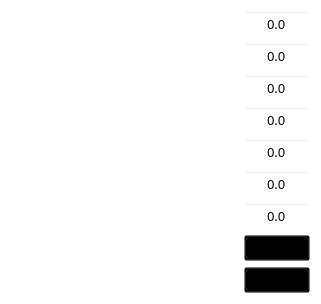
              <widget class="QWidget" name="widget_27" native="true">
               <property name="geometry">
                <rect>
                 <x>30</x>
                 <y>90</y>
                 <width>321</width>
                 <height>291</height>
                </rect>
               </property>
               <property name="styleSheet">
                <string notr="true">background-color:transparent;</string>
               </property>
               <layout class="QGridLayout" name="gridLayout_28">
                <item row="20" column="2" colspan="2">
                 <widget class="QComboBox" name="comboBox_15">
                  <property name="font">
                   <font>
                    <family>黑体</family>
                    <pointsize>10</pointsize>
                   </font>
                  </property>
                  <property name="styleSheet">
                   <string notr="true">background-color:transparent;</string>
                  </property>
                  <item>
                   <property name="text">
                    <string>断开</string>
                   </property>
                  </item>
                  <item>
                   <property name="text">
                    <string>连接</string>
                   </property>
                  </item>
                 </widget>
                </item>
                <item row="17" column="0">
                 <spacer name="verticalSpacer_143">
                  <property name="orientation">
                   <enum>Qt::Vertical</enum>
                  </property>
                  <property name="sizeHint" stdset="0">
                   <size>
                    <width>221</width>
                    <height>13</height>
                   </size>
                  </property>
                 </spacer>
                </item>
                <item row="12" column="0" colspan="2">
                 <widget class="QLabel" name="label_158">
                  <property name="font">
                   <font>
                    <family>黑体</family>
                    <pointsize>10</pointsize>
                   </font>
                  </property>
                  <property name="styleSheet">
                   <string notr="true">background-color:transparent;</string>
                  </property>
                  <property name="text">
                   <string>&lt;html&gt;&lt;head/&gt;&lt;body&gt;&lt;p&gt;&lt;span style=&quot; color:#ffffff;&quot;&gt;最高单体SOC（%）：&lt;/span&gt;&lt;/p&gt;&lt;/body&gt;&lt;/html&gt;</string>
                  </property>
                 </widget>
                </item>
                <item row="18" column="0" colspan="2">
                 <widget class="QLabel" name="label_159">
                  <property name="font">
                   <font>
                    <family>黑体</family>
                    <pointsize>10</pointsize>
                   </font>
                  </property>
                  <property name="styleSheet">
                   <string notr="true">background-color:transparent;</string>
                  </property>
                  <property name="text">
                   <string>&lt;html&gt;&lt;head/&gt;&lt;body&gt;&lt;p&gt;&lt;span style=&quot; color:#ffffff;&quot;&gt;电池充电允许：&lt;/span&gt;&lt;/p&gt;&lt;/body&gt;&lt;/html&gt;</string>
                  </property>
                 </widget>
                </item>
                <item row="20" column="0" colspan="2">
                 <widget class="QLabel" name="label_160">
                  <property name="font">
                   <font>
                    <family>黑体</family>
                    <pointsize>10</pointsize>
                   </font>
                  </property>
                  <property name="styleSheet">
                   <string notr="true">background-color:transparent;</string>
                  </property>
                  <property name="text">
                   <string>&lt;html&gt;&lt;head/&gt;&lt;body&gt;&lt;p&gt;&lt;span style=&quot; color:#ffffff;&quot;&gt;主接触器状态：&lt;/span&gt;&lt;/p&gt;&lt;/body&gt;&lt;/html&gt;</string>
                  </property>
                 </widget>
                </item>
                <item row="13" column="0">
                 <spacer name="verticalSpacer_144">
                  <property name="orientation">
                   <enum>Qt::Vertical</enum>
                  </property>
                  <property name="sizeHint" stdset="0">
                   <size>
                    <width>221</width>
                    <height>13</height>
                   </size>
                  </property>
                 </spacer>
                </item>
                <item row="9" column="0" colspan="2">
                 <widget class="QLabel" name="label_161">
                  <property name="font">
                   <font>
                    <family>黑体</family>
                    <pointsize>10</pointsize>
                   </font>
                  </property>
                  <property name="styleSheet">
                   <string notr="true">background-color:transparent;</string>
                  </property>
                  <property name="text">
                   <string>&lt;html&gt;&lt;head/&gt;&lt;body&gt;&lt;p&gt;&lt;span style=&quot; color:#ffffff;&quot;&gt;最高单体温度（℃）：&lt;/span&gt;&lt;/p&gt;&lt;/body&gt;&lt;/html&gt;</string>
                  </property>
                 </widget>
                </item>
                <item row="14" column="2" colspan="2">
                 <widget class="QLineEdit" name="lineEdit_131">
                  <property name="sizePolicy">
                   <sizepolicy hsizetype="Expanding" vsizetype="Expanding">
                    <horstretch>0</horstretch>
                    <verstretch>0</verstretch>
                   </sizepolicy>
                  </property>
                  <property name="font">
                   <font>
                    <family>黑体</family>
                    <pointsize>10</pointsize>
                   </font>
                  </property>
                  <property name="styleSheet">
                   <string notr="true">background-color:transparent;</string>
                  </property>
                  <property name="text">
                   <string>0.0</string>
                  </property>
                  <property name="alignment">
                   <set>Qt::AlignCenter</set>
                  </property>
                 </widget>
                </item>
                <item row="16" column="0" colspan="2">
                 <widget class="QLabel" name="label_195">
                  <property name="font">
                   <font>
                    <family>黑体</family>
                    <pointsize>10</pointsize>
                   </font>
                  </property>
                  <property name="styleSheet">
                   <string notr="true">background-color:transparent;</string>
                  </property>
                  <property name="text">
                   <string>&lt;html&gt;&lt;head/&gt;&lt;body&gt;&lt;p&gt;&lt;span style=&quot; color:#ffffff;&quot;&gt;最大充电功率（KW）：&lt;/span&gt;&lt;/p&gt;&lt;/body&gt;&lt;/html&gt;</string>
                  </property>
                 </widget>
                </item>
                <item row="18" column="2" colspan="2">
                 <widget class="QComboBox" name="comboBox_16">
                  <property name="font">
                   <font>
                    <family>黑体</family>
                    <pointsize>10</pointsize>
                   </font>
                  </property>
                  <property name="styleSheet">
                   <string notr="true">background-color:transparent;</string>
                  </property>
                  <item>
                   <property name="text">
                    <string>否</string>
                   </property>
                  </item>
                  <item>
                   <property name="text">
                    <string>是</string>
                   </property>
                  </item>
                 </widget>
                </item>
                <item row="12" column="2" colspan="2">
                 <widget class="QLineEdit" name="lineEdit_132">
                  <property name="sizePolicy">
                   <sizepolicy hsizetype="Expanding" vsizetype="Expanding">
                    <horstretch>0</horstretch>
                    <verstretch>0</verstretch>
                   </sizepolicy>
                  </property>
                  <property name="font">
                   <font>
                    <family>黑体</family>
                    <pointsize>10</pointsize>
                   </font>
                  </property>
                  <property name="styleSheet">
                   <string notr="true">background-color:transparent;</string>
                  </property>
                  <property name="text">
                   <string>0.0</string>
                  </property>
                  <property name="alignment">
                   <set>Qt::AlignCenter</set>
                  </property>
                 </widget>
                </item>
                <item row="0" column="0" colspan="2">
                 <widget class="QLabel" name="label_162">
                  <property name="font">
                   <font>
                    <family>黑体</family>
                    <pointsize>10</pointsize>
                   </font>
                  </property>
                  <property name="styleSheet">
                   <string notr="true">background-color:transparent;
</string>
                  </property>
                  <property name="text">
                   <string>&lt;html&gt;&lt;head/&gt;&lt;body&gt;&lt;p&gt;&lt;span style=&quot; color:#ffffff;&quot;&gt;电池簇总电压（V）：&lt;/span&gt;&lt;/p&gt;&lt;/body&gt;&lt;/html&gt;</string>
                  </property>
                 </widget>
                </item>
                <item row="14" column="0" colspan="2">
                 <widget class="QLabel" name="label_163">
                  <property name="font">
                   <font>
                    <family>黑体</family>
                    <pointsize>10</pointsize>
                   </font>
                  </property>
                  <property name="styleSheet">
                   <string notr="true">background-color:transparent;</string>
                  </property>
                  <property name="text">
                   <string>&lt;html&gt;&lt;head/&gt;&lt;body&gt;&lt;p&gt;&lt;span style=&quot; color:#ffffff;&quot;&gt;最大充电电流（A）：&lt;/span&gt;&lt;/p&gt;&lt;/body&gt;&lt;/html&gt;</string>
                  </property>
                 </widget>
                </item>
                <item row="3" column="0" colspan="2">
                 <widget class="QLabel" name="label_164">
                  <property name="font">
                   <font>
                    <family>黑体</family>
                    <pointsize>10</pointsize>
                   </font>
                  </property>
                  <property name="styleSheet">
                   <string notr="true">background-color:transparent;</string>
                  </property>
                  <property name="text">
                   <string>&lt;html&gt;&lt;head/&gt;&lt;body&gt;&lt;p&gt;&lt;span style=&quot; color:#ffffff;&quot;&gt;电池簇SOC（%）：&lt;/span&gt;&lt;/p&gt;&lt;/body&gt;&lt;/html&gt;</string>
                  </property>
                 </widget>
                </item>
                <item row="8" column="0">
                 <spacer name="verticalSpacer_145">
                  <property name="orientation">
                   <enum>Qt::Vertical</enum>
                  </property>
                  <property name="sizeHint" stdset="0">
                   <size>
                    <width>221</width>
                    <height>13</height>
                   </size>
                  </property>
                 </spacer>
                </item>
                <item row="6" column="0" colspan="2">
                 <widget class="QLabel" name="label_165">
                  <property name="font">
                   <font>
                    <family>黑体</family>
                    <pointsize>10</pointsize>
                   </font>
                  </property>
                  <property name="styleSheet">
                   <string notr="true">background-color:transparent;</string>
                  </property>
                  <property name="text">
                   <string>&lt;html&gt;&lt;head/&gt;&lt;body&gt;&lt;p&gt;&lt;span style=&quot; color:#ffffff;&quot;&gt;最高单体电压（V）：&lt;/span&gt;&lt;/p&gt;&lt;/body&gt;&lt;/html&gt;</string>
                  </property>
                 </widget>
                </item>
                <item row="16" column="2" colspan="2">
                 <widget class="QLineEdit" name="lineEdit_133">
                  <property name="sizePolicy">
                   <sizepolicy hsizetype="Expanding" vsizetype="Expanding">
                    <horstretch>0</horstretch>
                    <verstretch>0</verstretch>
                   </sizepolicy>
                  </property>
                  <property name="font">
                   <font>
                    <family>黑体</family>
                    <pointsize>10</pointsize>
                   </font>
                  </property>
                  <property name="styleSheet">
                   <string notr="true">background-color:transparent;</string>
                  </property>
                  <property name="text">
                   <string>0.0</string>
                  </property>
                  <property name="alignment">
                   <set>Qt::AlignCenter</set>
                  </property>
                 </widget>
                </item>
                <item row="15" column="0">
                 <spacer name="verticalSpacer_146">
                  <property name="orientation">
                   <enum>Qt::Vertical</enum>
                  </property>
                  <property name="sizeHint" stdset="0">
                   <size>
                    <width>221</width>
                    <height>13</height>
                   </size>
                  </property>
                 </spacer>
                </item>
                <item row="11" column="0">
                 <spacer name="verticalSpacer_66">
                  <property name="orientation">
                   <enum>Qt::Vertical</enum>
                  </property>
                  <property name="sizeHint" stdset="0">
                   <size>
                    <width>221</width>
                    <height>13</height>
                   </size>
                  </property>
                 </spacer>
                </item>
                <item row="4" column="0">
                 <spacer name="verticalSpacer_147">
                  <property name="orientation">
                   <enum>Qt::Vertical</enum>
                  </property>
                  <property name="sizeHint" stdset="0">
                   <size>
                    <width>221</width>
                    <height>13</height>
                   </size>
                  </property>
                 </spacer>
                </item>
                <item row="0" column="2" colspan="2">
                 <widget class="QLineEdit" name="lineEdit_134">
                  <property name="sizePolicy">
                   <sizepolicy hsizetype="Expanding" vsizetype="Expanding">
                    <horstretch>0</horstretch>
                    <verstretch>0</verstretch>
                   </sizepolicy>
                  </property>
                  <property name="font">
                   <font>
                    <family>黑体</family>
                    <pointsize>10</pointsize>
                   </font>
                  </property>
                  <property name="styleSheet">
                   <string notr="true">background-color:transparent;</string>
                  </property>
                  <property name="text">
                   <string>0.0</string>
                  </property>
                  <property name="alignment">
                   <set>Qt::AlignCenter</set>
                  </property>
                 </widget>
                </item>
                <item row="19" column="0">
                 <spacer name="verticalSpacer_148">
                  <property name="orientation">
                   <enum>Qt::Vertical</enum>
                  </property>
                  <property name="sizeHint" stdset="0">
                   <size>
                    <width>221</width>
                    <height>13</height>
                   </size>
                  </property>
                 </spacer>
                </item>
                <item row="6" column="2" colspan="2">
                 <widget class="QLineEdit" name="lineEdit_135">
                  <property name="sizePolicy">
                   <sizepolicy hsizetype="Expanding" vsizetype="Expanding">
                    <horstretch>0</horstretch>
                    <verstretch>0</verstretch>
                   </sizepolicy>
                  </property>
                  <property name="font">
                   <font>
                    <family>黑体</family>
                    <pointsize>10</pointsize>
                   </font>
                  </property>
                  <property name="styleSheet">
                   <string notr="true">background-color:transparent;</string>
                  </property>
                  <property name="text">
                   <string>0.0</string>
                  </property>
                  <property name="alignment">
                   <set>Qt::AlignCenter</set>
                  </property>
                 </widget>
                </item>
                <item row="3" column="2" colspan="2">
                 <widget class="QLineEdit" name="lineEdit_136">
                  <property name="sizePolicy">
                   <sizepolicy hsizetype="Expanding" vsizetype="Expanding">
                    <horstretch>0</horstretch>
                    <verstretch>0</verstretch>
                   </sizepolicy>
                  </property>
                  <property name="font">
                   <font>
                    <family>黑体</family>
                    <pointsize>10</pointsize>
                   </font>
                  </property>
                  <property name="styleSheet">
                   <string notr="true">background-color:transparent;</string>
                  </property>
                  <property name="text">
                   <string>0.0</string>
                  </property>
                  <property name="alignment">
                   <set>Qt::AlignCenter</set>
                  </property>
                 </widget>
                </item>
                <item row="9" column="2" colspan="2">
                 <widget class="QLineEdit" name="lineEdit_137">
                  <property name="sizePolicy">
                   <sizepolicy hsizetype="Expanding" vsizetype="Expanding">
                    <horstretch>0</horstretch>
                    <verstretch>0</verstretch>
                   </sizepolicy>
                  </property>
                  <property name="font">
                   <font>
                    <family>黑体</family>
                    <pointsize>10</pointsize>
                   </font>
                  </property>
                  <property name="styleSheet">
                   <string notr="true">background-color:transparent;</string>
                  </property>
                  <property name="text">
                   <string>0.0</string>
                  </property>
                  <property name="alignment">
                   <set>Qt::AlignCenter</set>
                  </property>
                 </widget>
                </item>
                <item row="2" column="0">
                 <spacer name="verticalSpacer_149">
                  <property name="orientation">
                   <enum>Qt::Vertical</enum>
                  </property>
                  <property name="sizeHint" stdset="0">
                   <size>
                    <width>221</width>
                    <height>13</height>
                   </size>
                  </property>
                 </spacer>
                </item>
               </layout>
              </widget>
